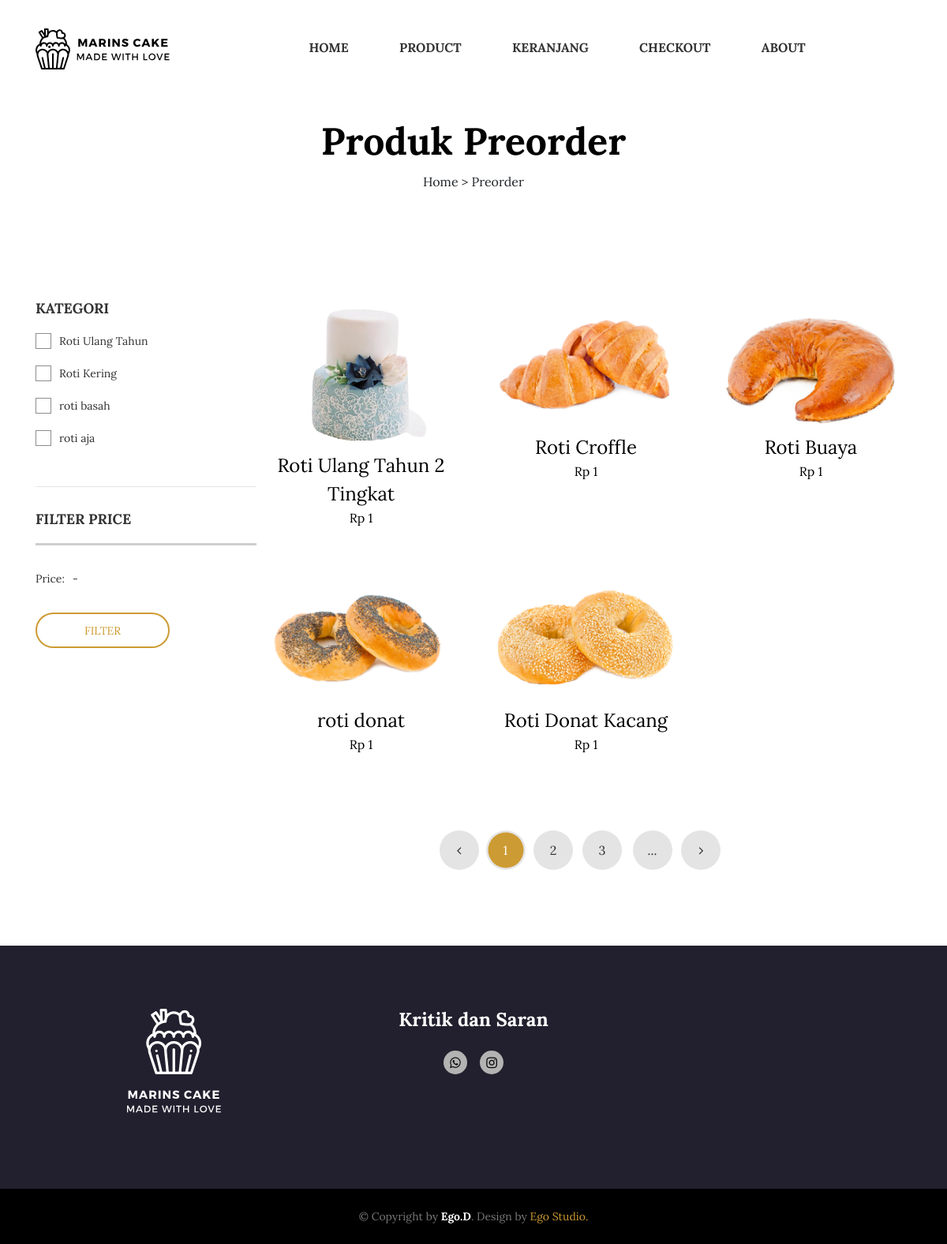
The app's page /index.php/preorder with its own data.
### tables this page shows
CREATE TABLE `produk` (
  `id_produk` int(11) NOT NULL,
  `id_jenis` int(11) NOT NULL,
  `nama_produk` varchar(50) NOT NULL,
  `harga` int(11) NOT NULL,
  `status_produk` tinyint(1) NOT NULL,
  `stok` int(11) NOT NULL,
  `min_order` int(11) NOT NULL,
  `deskripsi` text NOT NULL,
  `created_at` date NOT NULL DEFAULT current_timestamp()
);

CREATE TABLE `gambar_produk` (
  `id_gambar_produk` int(11) NOT NULL,
  `id_produk` int(11) NOT NULL,
  `gambar` text NOT NULL
);

CREATE TABLE `jenis_produk` (
  `id_jenis` int(11) NOT NULL,
  `nama_jenis` varchar(255) NOT NULL,
  `status` tinyint(1) NOT NULL
);

### application/controllers/Preorder.php (called while the page is built, shortened)
<?php
class Preorder extends CI_Controller
{
	public function index()
	{
		$data['kategori']	= $this->Model_produk->get_kategori_produk()->result_array();
		$data['produk']		= $this->Model_produk->get_produk()->result_array();
		$this->load->view('template/header2');
		$this->load->view('produk_preorder', $data);
		$this->load->view('template/footer');
	}
}

### index.php (called while the page is built, shortened)
<?php
require_once BASEPATH.'core/CodeIgniter.php';

### application/models/Model_produk.php (called while the page is built, shortened)
<?php
class Model_produk extends CI_Model
{
	public function get_produk()
	{
		$this->db->select('*');
		$this->db->from('produk');
		$this->db->join('gambar_produk', 'produk.id_produk = gambar_produk.id_produk');
		$this->db->join('jenis_produk', 'produk.id_jenis=jenis_produk.id_jenis');
		$this->db->group_by('gambar_produk.id_produk');
		return $this->db->get();
	}
	public function get_kategori_produk()
	{
		return $this->db->get('jenis_produk');
	}
}

### application/views/produk_preorder.php (the view, shortened to what this page needs)
<div class="ps-hero bg--cover" data-background="<?= base_url() ?>assets/client/images/hero/product.jpg">
    <div class="ps-hero__content ">
        <h1> Produk Preorder</h1>
        <div class="text-center">
            Home > Preorder
        </div>
    </div>
</div>
<main class="ps-shop">
    <div class="container">
        <div class="row">
            <div class="col-lg-9 order-lg-last">
                <div class="row">
                    <?php foreach ($produk as $prd) : ?>
                        <div class="col-lg-4">
                            <div class="ps-product">
                                <div class="ps-product__thumbnail"><img src="<?= base_url() ?>uploads/gambar_produk/<?= $prd['gambar'] ?>" alt=""><a class="ps-product__overlay" href="<?= base_url() ?>preorder/detail/<?= $prd['id_produk'] ?>"></a>
                                </div>
                                <div class="ps-product__content"><a class="ps-product__title" href="<?= base_url() ?>preorder/detail/<?= $prd['id_produk'] ?>"><?= $prd['nama_produk'] ?></a>
                                    <p class="ps-product__price">Rp <?= number_format($prd['harga'], 0, ',', '.') ?></p>
                                </div>
                            </div>
                        </div>
                    <?php endforeach ?>
                    <div class="col-lg-12 mb-lg-5">
                        <div class="ps-pagination mb-lg-5 ">
                            <ul class="pagination">
                                <li><a href="#"><i class="fa fa-angle-left"></i></a></li>
                                <li class="active"><a href="#">1</a></li>
                                <li><a href="#">2</a></li>
                                <li><a href="#">3</a></li>
                                <li><a href="#">...</a></li>
                                <li><a href="#"><i class="fa fa-angle-right"></i></a></li>
                            </ul>
                        </div>
                    </div>
                </div>
            </div>
            <div class="col-lg-3 order-lg-first mt-5 mt-lg-0">
                <div class="ps-sidebar">
                    <div class="widget widget_sidebar widget_category">
                        <h3 class="widget-title">Kategori</h3>
                        <ul class="ps-list--checked">
                            <?php foreach ($kategori as $ktg) : ?>
                                <li><a href=""><?= $ktg['nama_jenis'] ?></a></li>
                            <?php endforeach ?>
                        </ul>
                    </div>
                    <div class="widget widget_filter widget_sidebar">
                        <h3 class="widget-title">Filter Price</h3>
                        <div class="ps-slider" data-default-min="0" data-default-max="500" data-max="1000" data-step="100" data-unit="$"></div>
                        <p class="ps-slider__meta">Price:<span class="ps-slider__value ps-slider__min"></span>-<span class="ps-slider__value ps-slider__max"></span></p><a class="ac-slider__filter ps-btn ps-btn--sm" href="#">Filter</a>
                    </div>
                </div>
            </div>
        </div>
    </div>
</main>

### application/views/template/header2.php (shortened to what this page needs)
<!DOCTYPE html>
<html lang="en">
<head>
    <link rel="stylesheet" href="<?= base_url() ?>assets/client/plugins/font-awesome/css/font-awesome.min.css" />
    <link rel="stylesheet" href="https://maxcdn.bootstrapcdn.com/bootstrap/4.0.0/css/bootstrap.min.css" />
    <link rel="stylesheet" href="<?= base_url() ?>assets/client/plugins/bakery-icon/style.css" />
    <link rel="stylesheet" href="<?= base_url() ?>assets/client/plugins/owl-carousel/assets/owl.carousel.css" />
    <link rel="stylesheet" href="<?= base_url() ?>assets/client/plugins/jquery-bar-rating/dist/themes/fontawesome-stars.css" />
    <link rel="stylesheet" href="<?= base_url() ?>assets/client/plugins/bootstrap-select/dist/css/bootstrap-select.min.css" />
    <link rel="stylesheet" href="<?= base_url() ?>assets/client/plugins/jquery-ui/jquery-ui.min.css" />
    <link rel="stylesheet" href="<?= base_url() ?>assets/client/plugins/slick/slick/slick.css" />
    <link rel="stylesheet" href="<?= base_url() ?>assets/client/plugins/lightGallery-master/dist/css/lightgallery.min.css" />
    <link rel="stylesheet" href="<?= base_url() ?>assets/client/css/style.css" />
</head>
<body>
    <header class="header header--3" data-sticky="false">
        <nav class="navigation">
            <div class="container"><a class="ps-logo" href="<?= base_url() ?>"><img src="<?= base_url() ?>assets/client/images/logo-light3.svg" alt=""></a>
                <div class="header__actions">
                    <a class="ps-search-btn" href="#"><i class="ba-magnifying-glass"></i></a>
                    <div class="ps-cart">
                        <a class=" ps-cart__toggle" href="#"><i class="ba-shopping"></i></a>
                    </div>
                </div>
                <ul class="menu">
                    <li><a href="<?= base_url() ?>">Home</a></li>
                    <li class="<?= ($this->uri->segment(1) == 'produk') ? 'current-menu-item' : '' ?>">
                        <a href="<?= base_url() ?>produk">Product</a>
                    </li>
                    <li class="<?= ($this->uri->segment(1) == 'keranjang') ? 'current-menu-item' : '' ?>">
                        <a href="<?= base_url() ?>keranjang">Keranjang</a>
                    </li>
                    <li class="<?= ($this->uri->segment(1) == 'checkout') ? 'current-menu-item' : '' ?>">
                        <a href="<?= base_url() ?>checkout">Checkout</a>
                    </li>
                    <li><a href="<?= base_url() ?>#company-info">About</a></li>
                </ul>
            </div>
        </nav>
    </header>

### application/views/template/footer.php (shortened to what this page needs)
<footer class="ps-footer">
  <div class="ps-footer__content">
    <div class="container">
      <div class="row">
        <div class="col-lg-4 col-md-12 col-sm-12 col-xs-12">
          <div class="ps-site-info">
            <a class="ps-logo mb-3" href=""><img src="<?= base_url() ?>assets/client/images/logo-dark.png" alt="" /></a>
          </div>
        </div>
        <div class="col-lg-4 col-md-6 col-sm-12 col-xs-12">
          <div class="ps-footer__open">
            <h4 class="mb-4">Kritik dan Saran</h4>
            <ul class="ps-list--social mt-0">
              <li>
                <a target="_blank" href="https://wa.me/6285812601646?text=Halo%20Admin%20Marins%20Cake,%20Saya%20mau%20memberikan%20Kritik%20%20Saran.."><i class="fa fa-whatsapp"></i></a>
              </li>
              <li>
                <a target="_blank" href="https://www.instagram.com/marins_cakeandbakery/"><i class="fa fa-instagram"></i></a>
              </li>
            </ul>
          </div>
        </div>
      </div>
    </div>
  </div>
  <div class="ps-footer__copyright">
    <div class="container">
      <p>
        © Copyright by <strong>Ego.D</strong>. Design by<a href="#">
          Ego Studio.</a>
      </p>
    </div>
  </div>
</footer>
</body>
</html>

### records on screen
produk: gambar_produk.gambar (picture), nama_produk "Roti Ulang Tahun 2 Tingkat", harga "1"
produk: gambar_produk.gambar (picture), nama_produk "Roti Croffle", harga "1"
produk: gambar_produk.gambar (picture), nama_produk "Roti Buaya", harga "1"
produk: gambar_produk.gambar (picture), nama_produk "roti donat", harga "1"
produk: gambar_produk.gambar (picture), nama_produk "Roti Donat Kacang", harga "1"
jenis_produk: nama_jenis "Roti Ulang Tahun"
jenis_produk: nama_jenis "Roti Kering"
jenis_produk: nama_jenis "roti basah"
jenis_produk: nama_jenis "roti aja"
